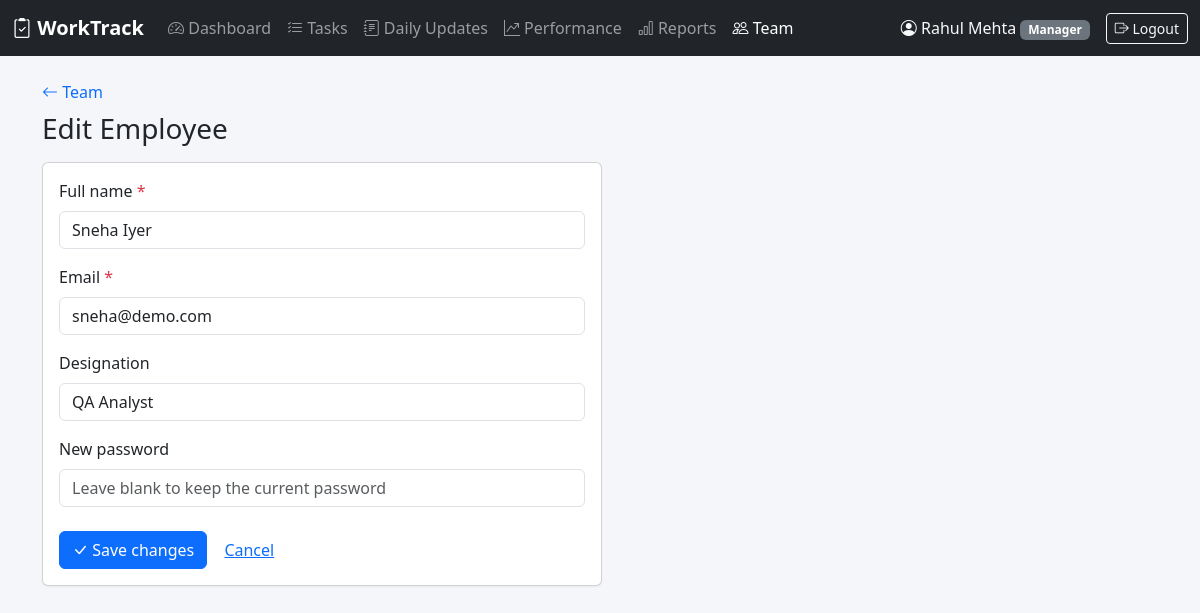
Page /index.php?page=employee_form&id=2 (signed in) on the committed database.
### tables this page shows
CREATE TABLE users (
    id            INT UNSIGNED AUTO_INCREMENT PRIMARY KEY,
    name          VARCHAR(100)  NOT NULL,
    email         VARCHAR(150)  NOT NULL UNIQUE,
    password_hash VARCHAR(255)  NOT NULL,
    role          ENUM('manager', 'employee') NOT NULL DEFAULT 'employee',
    designation   VARCHAR(100)  NULL,
    manager_id    INT UNSIGNED  NULL,
    is_active     TINYINT(1)    NOT NULL DEFAULT 1,
    created_at    TIMESTAMP     NOT NULL DEFAULT CURRENT_TIMESTAMP,
    CONSTRAINT fk_users_manager FOREIGN KEY (manager_id) REFERENCES users (id) ON DELETE SET NULL,
    INDEX idx_users_manager (manager_id)
);

### app/helpers.php (called while the page is built, shortened)
<?php
function e(mixed $value): string
{
    return htmlspecialchars((string) $value, ENT_QUOTES, 'UTF-8');
}
function url(string $page, array $params = []): string
{
    return 'index.php?' . http_build_query(['page' => $page] + $params);
}
function render_header(string $title): void
{
    require APP_PATH . '/views/header.php';
}
function render_footer(): void
{
    require APP_PATH . '/views/footer.php';
}
function current_user(): ?array
{
    static $user = false;
    if ($user === false) {
        $user = null;
        if (!empty($_SESSION['user_id'])) {
            $stmt = db()->prepare('SELECT id, name, email, role, designation, manager_id FROM users WHERE id = ? AND is_active = 1');
            $stmt->execute([$_SESSION['user_id']]);
            $user = $stmt->fetch() ?: null;
        }
    }
    return $user;
}
function require_login(): array
{
    $user = current_user();
    return $user;
}
function require_manager(): array
{
    $user = require_login();
    return $user;
}

### public/index.php (called while the page is built, shortened)
<?php
require __DIR__ . '/../app/bootstrap.php';
$page = $_GET['page'] ?? (current_user() ? 'dashboard' : 'login');
require APP_PATH . '/pages/' . $page . '.php';

### app/bootstrap.php (called while the page is built, shortened)
<?php
$config = require ROOT_PATH . '/config/database.php';
require APP_PATH . '/helpers.php';
function db(): PDO
{
    static $pdo = null;
    global $config;
    if ($pdo === null) {
        $c = $config['db'];
        $dsn = "mysql:host={$c['host']};port={$c['port']};dbname={$c['name']};charset={$c['charset']}";
        try {
            $pdo = new PDO($dsn, $c['user'], $c['password'], [
                PDO::ATTR_ERRMODE            => PDO::ERRMODE_EXCEPTION,
                PDO::ATTR_DEFAULT_FETCH_MODE => PDO::FETCH_ASSOC,
                PDO::ATTR_EMULATE_PREPARES   => false,
            ]);
        } catch (PDOException $e) {
            error_log('DB connection failed: ' . $e->getMessage());
            http_response_code(500);
            exit('Database connection failed. Check the settings in config/database.php.');
        }
    }
    return $pdo;
}

### app/pages/employee_form.php (the view, shortened to what this page needs)
<?php
$user = require_manager();
$me = (int) $user['id'];
$id = (int) input('id');
$employee = null;
if ($id) {
    $stmt = db()->prepare("SELECT id, name, email, designation FROM users WHERE id = ? AND manager_id = ? AND role = 'employee'");
    $stmt->execute([$id, $me]);
    $employee = $stmt->fetch() ?: not_found('Employee not found on your team.');
}
$form = $employee ?? ['name' => '', 'email' => '', 'designation' => ''];
$errors = [];
render_header($employee ? 'Edit Employee' : 'Add Employee');
?>
<nav class="mb-2"><a href="<?= url('employees') ?>" class="text-decoration-none"><i class="bi bi-arrow-left"></i> Team</a></nav>
<h1 class="h3 mb-3"><?= $employee ? 'Edit Employee' : 'Add Employee' ?></h1>
<form method="post" class="card card-body" style="max-width: 560px" novalidate>
    <div class="mb-3">
        <label class="form-label">Full name <span class="text-danger">*</span></label>
        <input name="name" class="form-control <?= isset($errors['name']) ? 'is-invalid' : '' ?>" value="<?= e($form['name']) ?>" required>
    </div>
    <div class="mb-3">
        <label class="form-label">Email <span class="text-danger">*</span></label>
        <input type="email" name="email" class="form-control <?= isset($errors['email']) ? 'is-invalid' : '' ?>" value="<?= e($form['email']) ?>" required>
    </div>
    <div class="mb-3">
        <label class="form-label">Designation</label>
        <input name="designation" class="form-control" value="<?= e($form['designation']) ?>" maxlength="100">
    </div>
    <div class="mb-4">
        <label class="form-label"><?= $employee ? 'New password' : 'Password <span class="text-danger">*</span>' ?></label>
        <input type="password" name="password" class="form-control <?= isset($errors['password']) ? 'is-invalid' : '' ?>" autocomplete="new-password"
               placeholder="<?= $employee ? 'Leave blank to keep the current password' : 'At least 8 characters' ?>">
    </div>
    <div>
        <button class="btn btn-primary"><i class="bi bi-check-lg"></i> <?= $employee ? 'Save changes' : 'Add employee' ?></button>
        <a href="<?= url('employees') ?>" class="btn btn-link">Cancel</a>
    </div>
</form>

### app/views/header.php (shortened to what this page needs)
<?php
$user = current_user();
$active = $_GET['page'] ?? 'dashboard';
$nav = [
    'dashboard'   => ['Dashboard', 'speedometer2'],
    'tasks'       => ['Tasks', 'list-check'],
    'updates'     => ['Daily Updates', 'journal-text'],
    'performance' => [$user && $user['role'] === 'manager' ? 'Performance' : 'My Performance', 'graph-up-arrow'],
];
if ($user && $user['role'] === 'manager') {
    $nav['reports']   = ['Reports', 'bar-chart'];
    $nav['employees'] = ['Team', 'people'];
}
$parents = ['task_form' => 'tasks', 'task_view' => 'tasks', 'update_form' => 'updates', 'update_view' => 'updates',
            'review_form' => 'performance', 'review_view' => 'performance', 'employee_form' => 'employees'];
$active = $parents[$active] ?? $active;
?>
<!doctype html>
<html lang="en">
<head>
    <link href="https://cdn.jsdelivr.net/npm/bootstrap@5.3.3/dist/css/bootstrap.min.css" rel="stylesheet">
    <link href="https://cdn.jsdelivr.net/npm/bootstrap-icons@1.11.3/font/bootstrap-icons.min.css" rel="stylesheet">
    <link href="assets/app.css" rel="stylesheet">
</head>
<body>
<?php if ($user): ?>
<nav class="navbar navbar-expand-lg navbar-dark bg-dark mb-4 d-print-none">
    <div class="container-fluid">
        <a class="navbar-brand fw-semibold" href="<?= url('dashboard') ?>"><i class="bi bi-clipboard2-check"></i> <?= e(APP_NAME) ?></a>
        <div class="collapse navbar-collapse" id="mainNav">
            <ul class="navbar-nav me-auto">
                <?php foreach ($nav as $page => [$label, $icon]): ?>
                    <li class="nav-item">
                        <a class="nav-link <?= $active === $page ? 'active' : '' ?>" href="<?= url($page) ?>"><i class="bi bi-<?= $icon ?>"></i> <?= e($label) ?></a>
                    </li>
                <?php endforeach; ?>
            </ul>
            <div class="d-flex align-items-center gap-3 text-light">
                <span><i class="bi bi-person-circle"></i> <?= e($user['name']) ?>
                    <span class="badge bg-secondary text-capitalize"><?= e($user['role']) ?></span></span>
                <form method="post" action="<?= url('logout') ?>" class="m-0">
                    <button class="btn btn-sm btn-outline-light"><i class="bi bi-box-arrow-right"></i> Logout</button>
                </form>
            </div>
        </div>
    </div>
</nav>
<?php endif; ?>
<main class="container-xl pb-5">

### public/assets/app.css (style rules this page uses)
body { background: #f4f6f9; }
.card { box-shadow: 0 1px 2px rgba(0, 0, 0, .05); }

### rows in the picture
users: name "Rahul Mehta", role "Manager"
users: name "Sneha Iyer", email "sneha@demo.com", designation "QA Analyst"

### other values in the picture
APP_NAME "WorkTrack"
$label "Dashboard"
$label "Tasks"
$label "Daily Updates"
$label "Performance"
$label "Reports"
$label "Team"
